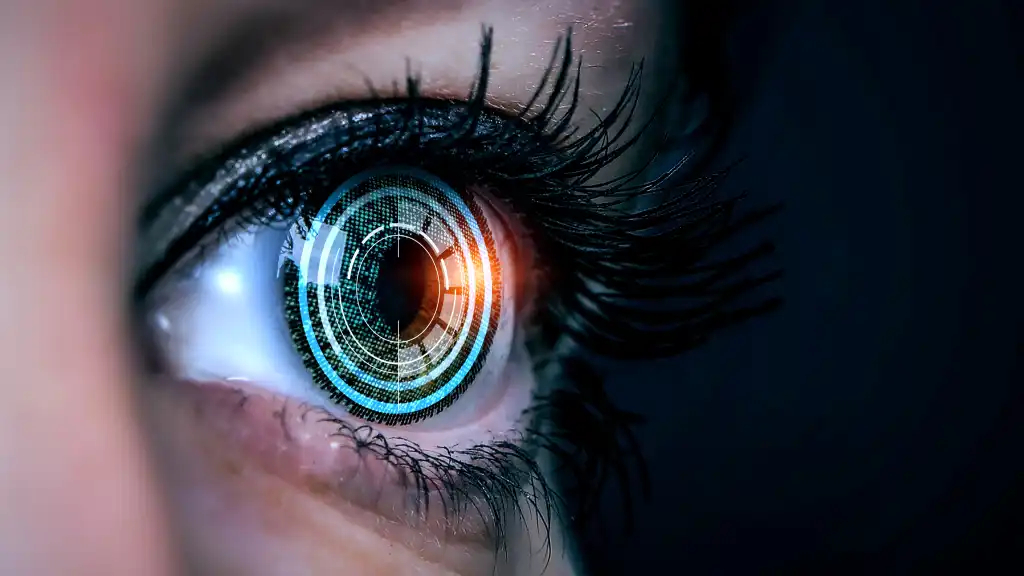
#> input picture img.webp, 1024 x 576 px, found by its file name
$ jupyter execute --allow-errors day4.ipynb
#> lines starting #> are read from the running program, lines starting #| are printed output that depends on the picture
[cell 1]
import cv2
import numpy as np
import matplotlib.pyplot as plt

[cell 2]
# cv2.imread() is a function in the OpenCV library that is used to read an image from a specified file path. It takes the file path as an argument and returns the image as a NumPy array. The image can be in various formats such as JPEG, PNG, BMP, etc.
img = cv2.imread(r"C:\Users\HP\OneDrive\Desktop\Abhi\img.webp")
#> img is the input picture: shape (576, 1024, 3); mean B, G, R 70.7, 61.2, 63.2
print(type(img))
#| <class 'numpy.ndarray'>
print(img.shape)
#| (576, 1024, 3)
plt.imshow(img)
cv2.imshow("Image", img)
cv2.waitKey(0)

[cell 3]
img = cv2.imread(r"C:\Users\HP\OneDrive\Desktop\Abhi\img.webp")
img_resize= cv2.resize(img, (100, 156))
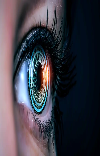
#> img_resize: shape (156, 100, 3); mean B, G, R 70.7, 61.1, 63.1
#> (the rest of this cell did not finish here and is left out)

[cell 4]
img = cv2.imread(r"C:\Users\HP\OneDrive\Desktop\Abhi\img.webp")

img_flip= cv2.flip(img, 0)
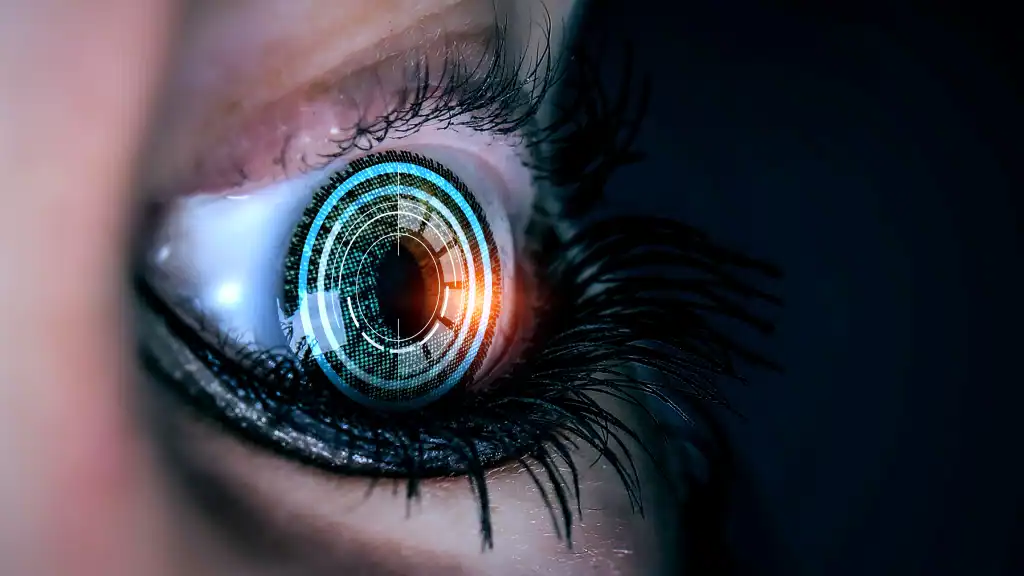
#> img_flip: shape (576, 1024, 3); mean B, G, R 70.7, 61.2, 63.2
cv2.imshow("Flipped Image", img_flip)
cv2.waitKey(0)

[cell 5]
img = cv2.imread(r"C:\Users\HP\OneDrive\Desktop\Abhi\img.webp")
img_crop= img[0:100, 0:100]
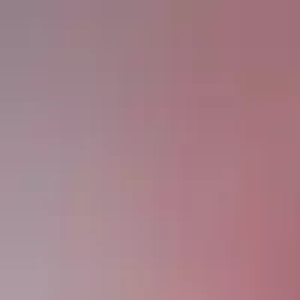
#> img_crop: shape (100, 100, 3) (shown 3 times larger); mean B, G, R 137.1, 128.3, 165.6
cv2.imshow("Cropped Image", img_crop)
cv2.waitKey(0)
cv2.destroyAllWindows()
